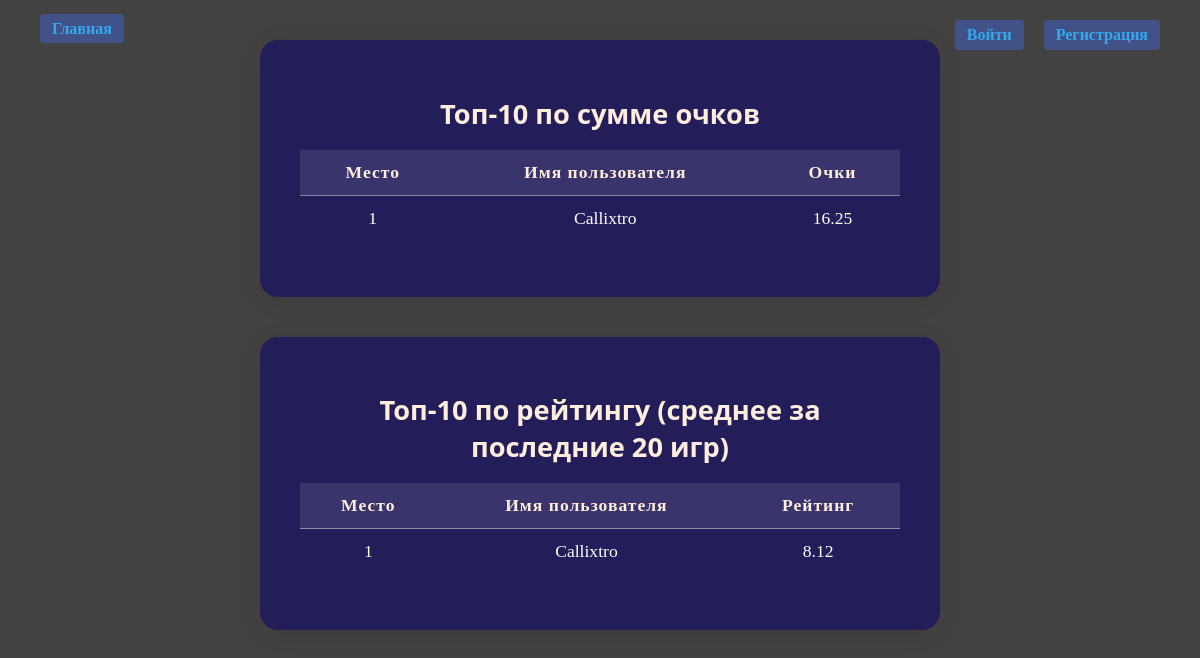
/leaderboard, run on an earlier commit of the app's database.
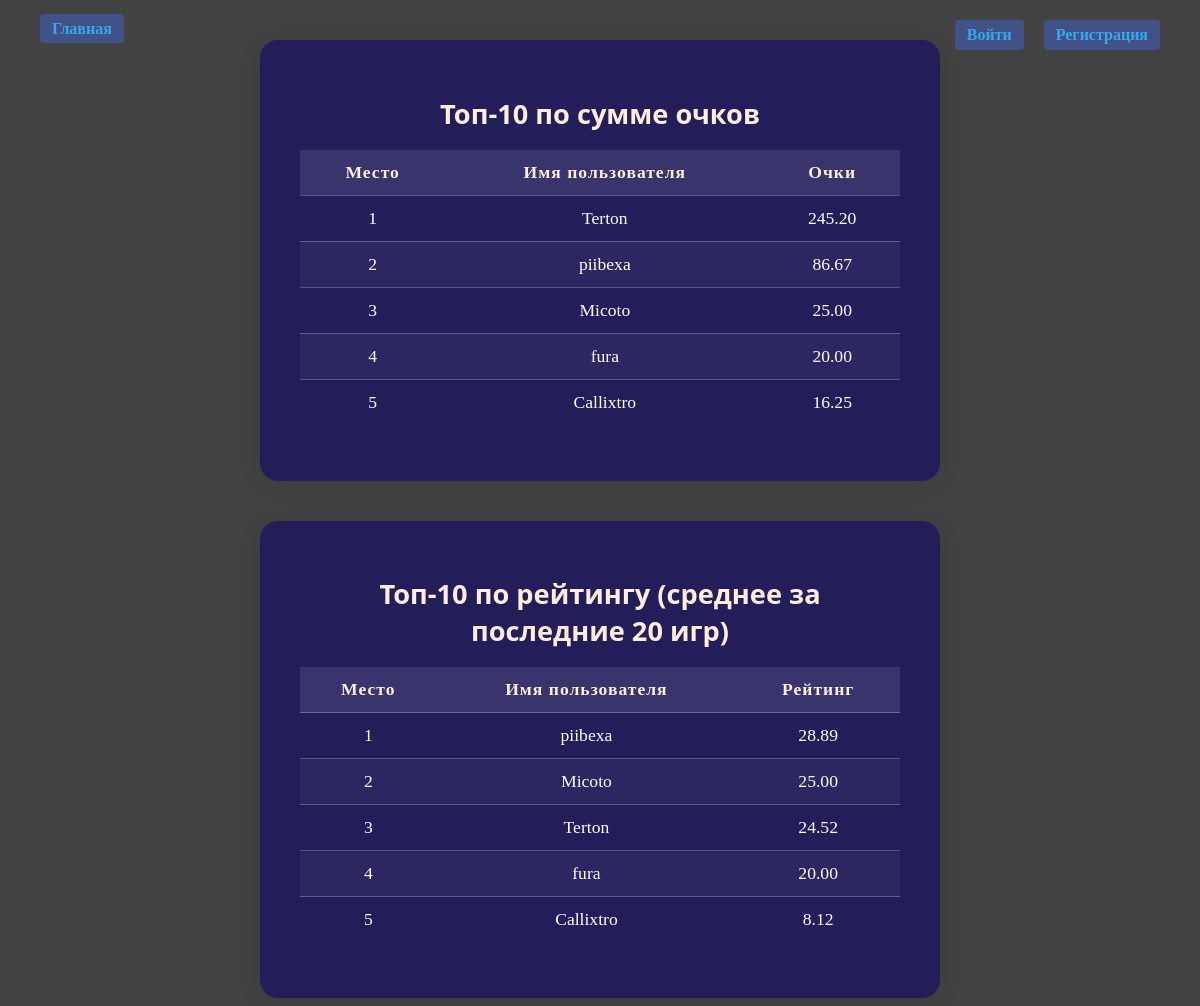
And on a later commit of the database.
### app/models.py (models this page shows)
class User(db.Model, UserMixin):
    __tablename__ = 'users'
    id = db.Column(db.Integer, primary_key=True)
    username = db.Column(db.String(150), unique=True, nullable=False)
    password = db.Column(db.String(150), nullable=False)
    total_points = db.Column(db.Float, default=0)

### app/routes/main.py (the view)
@bp.route('/leaderboard')
def leaderboard():
    from app.models import User, GameResult
    from sqlalchemy import func
    points_results = (
        db.session.query(
            User.username,
            func.sum(GameResult.points).label('total_points')
        )
        .join(GameResult, User.id == GameResult.user_id)
        .group_by(User.id)
        .order_by(func.sum(GameResult.points).desc())
        .limit(10)
        .all()
    )
    rating_results = []
    users = db.session.query(User).all()
    for user in users:
        last_20_games = (
            db.session.query(GameResult)
            .filter_by(user_id=user.id)
            .order_by(GameResult.id.desc())
            .limit(20)
            .all()
        )
        if last_20_games:
            avg_rating = sum(gr.points for gr in last_20_games) / len(last_20_games)
            rating_results.append((user.username, avg_rating))
    rating_results = sorted(rating_results, key=lambda x: x[1], reverse=True)[:10]
    return render_template(
        'leaderboard.html',
        points_results=points_results,
        rating_results=rating_results
    )

### app/templates/leaderboard.html (shortened to what this page needs)
{% extends "base.html" %}
{% block content %}
<div class="leaderboard-table-container">
    <h2>Топ-10 по сумме очков</h2>
    <table class="leaderboard-table">
        <thead>
            <tr>
                <th>Место</th>
                <th>Имя пользователя</th>
                <th>Очки</th>
            </tr>
        </thead>
        <tbody>
            {% for row in points_results %}
            <tr>
                <td>{{ loop.index }}</td>
                <td>{{ row[0] }}</td>
                <td>{{ "%.2f"|format(row[1]) }}</td>
            </tr>
            {% endfor %}
        </tbody>
    </table>
</div>
<div class="leaderboard-table-container">
    <h2>Топ-10 по рейтингу (среднее за последние 20 игр)</h2>
    <table class="leaderboard-table">
        <thead>
            <tr>
                <th>Место</th>
                <th>Имя пользователя</th>
                <th>Рейтинг</th>
            </tr>
        </thead>
        <tbody>
            {% for row in rating_results %}
            <tr>
                <td>{{ loop.index }}</td>
                <td>{{ row[0] }}</td>
                <td>{{ "%.2f"|format(row[1]) }}</td>
            </tr>
            {% endfor %}
        </tbody>
    </table>
</div>
{% endblock %}

What changed in the data, as far as the page shows it:
added User: username "Terton", row "245.20", row "24.52"
added User: username "piibexa", row "86.67", row "28.89"
now on this page (row unchanged): User: username "Micoto", row "25.00"
added User: username "fura", row "20.00"
